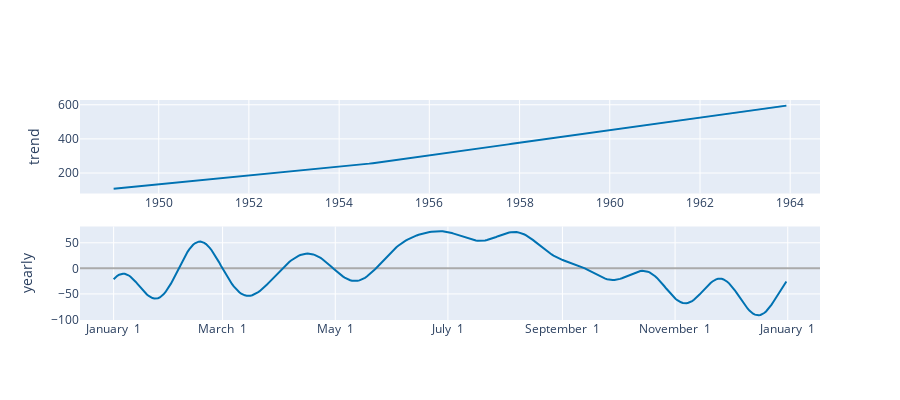

Notebook cell for this chart:
### Markdown cell above
# **7. Plotting the forecasted components** <a class="anchor" id="7"></a>


[Table of Contents](#0.1) 



- We can plot the trend and seasonality, components of the forecast as follows:

### Code cell
plot_components_plotly(my_model, forecast)

### Figure 1 — Plotly figure (JSON) as saved in the notebook; plotly's stock layout.template omitted (floating-point values rounded to 4 significant figures; data arrays with more than 128 entries replaced by an {"elided": "..."} marker saying what was removed)
{"data": [{"line": {"color": "#0072B2", "width": 2}, "mode": "lines", "name": "trend", "type": "scatter", "x": {"elided": "180 str values"}, "xaxis": "x", "y": {"elided": "180 float values"}, "yaxis": "y"}, {"line": {"color": "rgba(0, 114, 178, 0.2)", "width": 0}, "mode": "lines", "name": "trend_upper", "type": "scatter", "x": {"elided": "180 str values"}, "xaxis": "x", "y": {"elided": "180 float values"}, "yaxis": "y"}, {"fill": "tonexty", "fillcolor": "rgba(0, 114, 178, 0.2)", "line": {"color": "rgba(0, 114, 178, 0.2)", "width": 0}, "mode": "lines", "name": "trend_lower", "type": "scatter", "x": {"elided": "180 str values"}, "xaxis": "x", "y": {"elided": "180 float values"}, "yaxis": "y"}, {"line": {"color": "#0072B2", "width": 2}, "mode": "lines", "name": "yearly", "type": "scatter", "x": {"elided": "365 str values"}, "xaxis": "x2", "y": {"elided": "365 float values"}, "yaxis": "y2"}], "layout": {"height": 400, "showlegend": false, "width": 900, "xaxis": {"anchor": "y", "domain": [0, 1], "range": ["1948-04-03T15:36:00", "1964-08-29T08:24:00"], "type": "date"}, "xaxis2": {"anchor": "y2", "domain": [0, 1], "range": ["2016-12-13T18:54:02.958904115", "2018-01-18T11:04:57.863013581"], "tickformat": "%B %e", "type": "date"}, "yaxis": {"anchor": "x", "domain": [0.575, 1], "rangemode": "normal", "title": {"text": "trend"}, "zerolinecolor": "#AAA"}, "yaxis2": {"anchor": "x2", "domain": [0, 0.425], "title": {"text": "yearly"}, "zerolinecolor": "#AAA"}}}
